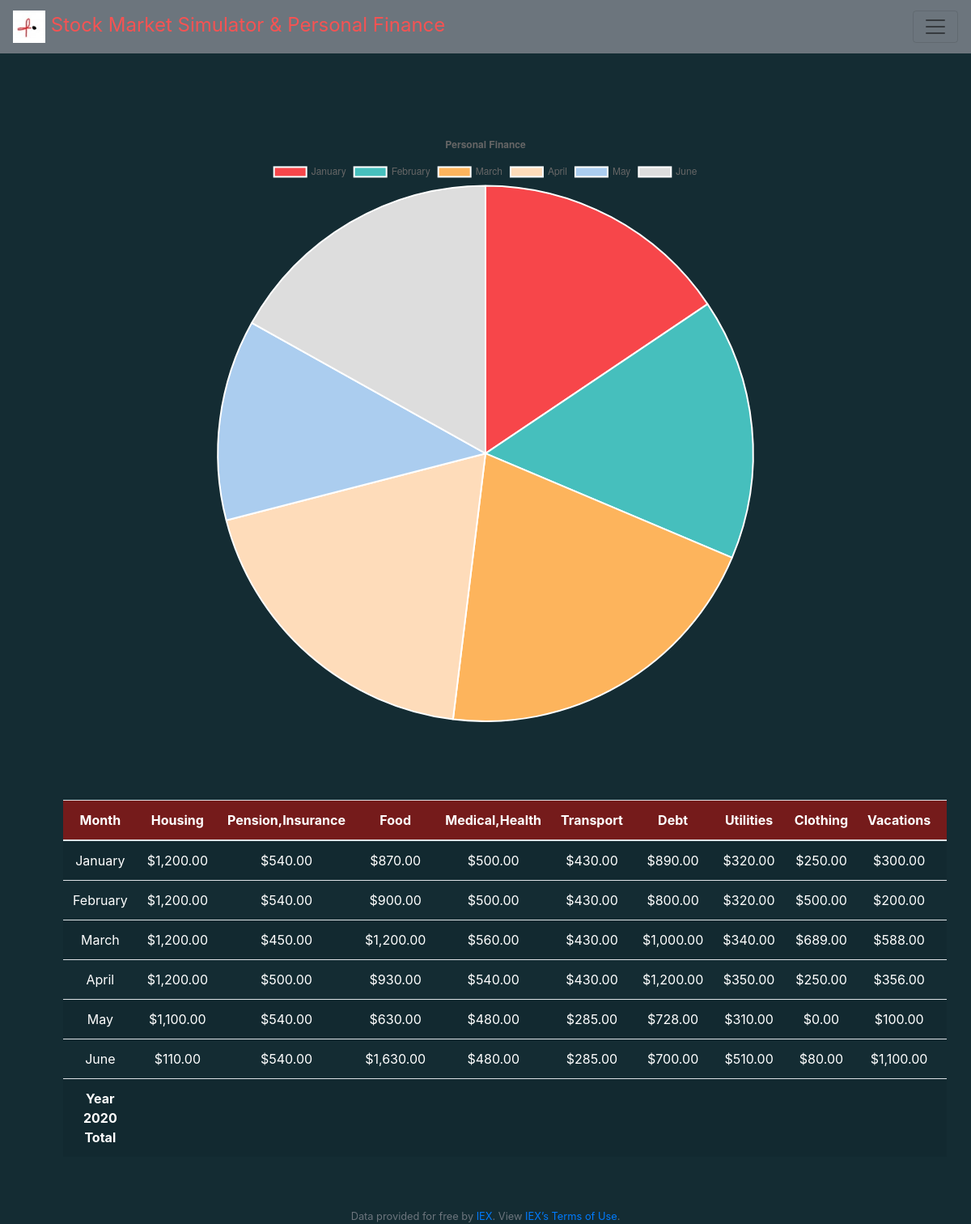
Page /actual (signed in) on the committed database.
### tables this page shows
CREATE TABLE 'payments' ('id' INTEGER PRIMARY KEY AUTOINCREMENT NOT NULL, 'userId' INTEGER NOT NULL, 'month' TEXT NOT NULL, 'housing' NUMERIC NOT NULL, 'pensionIns' NUMERIC NOT NULL, 'food' NUMERIC NOT NULL, 'health' NUMERIC NOT NULL, 'transport' NUMERIC NOT NULL, 'debt' NUMERIC NOT NULL, 'utilities' NUMERIC NOT NULL, 'clothing' NUMERIC NOT NULL, 'vacation' NUMERIC NOT NULL, 'unexpected' NUMERIC NOT NULL, 'total' NUMERIC NOT NULL);

### application.py (the view)
@app.route("/actual", methods=["GET", "POST"])
@login_required
def actual():
    userId = session["user_id"]
    allspendings = db.execute("SELECT userId, month, housing, pensionIns, food, health, transport, debt, utilities, clothing, vacation, unexpected, total FROM payments WHERE userId = :userId",
                                userId=userId)
    spendingsList = []
    totalSum = 0
    for payment in allspendings:
        month = payment["month"]
        housing = payment["housing"]
        pensionIns = payment["pensionIns"]
        food = payment["food"]
        health = payment["health"]
        transport = payment["transport"]
        debt = payment["debt"]
        utilities = payment["utilities"]
        clothing = payment["clothing"]
        vacation = payment["vacation"]
        unexpected = payment["unexpected"]
        total = housing + pensionIns + food + health + transport + debt + utilities + clothing + vacation + unexpected
        totalSum += total
        spendingsList.append({"userId": userId, "month": month, "housing": housing, "pensionIns": pensionIns, "food": food, "health": health, "transport": transport, "debt": debt, "utilities": utilities, "clothing": clothing, "vacation": vacation, "unexpected": unexpected, "total": total})
    grandtotal = totalSum
    paymentsList = []
    for i in spendingsList:
        dataObject = {
        "month": i["month"],
        "housing": i["housing"],
        "total": i["total"]
        }
        paymentsList.append(dataObject)
    labels = [dataObject["month"] for dataObject in paymentsList]
    values = [dataObject["total"] for dataObject in paymentsList]
    housing = [dataObject["housing"] for dataObject in paymentsList]
    colors = [ "#F7464A", "#46BFBD", "#FDB45C", "#FEDCBA","#ABCDEF", "#DDDDDD", "#ABCABC", "#CAABB9", "#46F7F3", "#EFCDAB", "#ABEFBE", ]
    return render_template("actual.html", spendingsList=spendingsList, grandtotal=grandtotal, labels=labels, values=values, colors=colors, housing=housing)

### application.py (called while the page is built)
@app.after_request
def after_request(response):
    response.headers["Cache-Control"] = "no-cache, no-store, must-revalidate"
    response.headers["Expires"] = 0
    response.headers["Pragma"] = "no-cache"
    return response

### helpers.py (called while the page is built)
def login_required(f):
    @wraps(f)
    def decorated_function(*args, **kwargs):
        if session.get("user_id") is None:
            return redirect("/login")
        return f(*args, **kwargs)
    return decorated_function

def usd(value):
    return f"${value:,.2f}"

### templates/actual.html (shortened to what this page needs)
{% extends "layout.html" %}
{% block main %}
<br><br>
<canvas id="pie-chart" width="100" height="70"></canvas>
<br><br>
<script>
        new Chart(document.getElementById("pie-chart"), {
         type: 'pie',
          data: {
            labels: {{labels | tojson}},
            datasets: [{
              label: "Actual Payments",
              backgroundColor: {{colors | tojson}},
            data: {{values | tojson}}
            }]
          },
          options: {
            title: {
              display: true,
              text: 'Personal Finance'
            }
          }
        });
</script>
<br><br>
<table class="table table-striped" id="actualPay">
    <thead class="actualheader">
        <tr>
            <th>Month</th>
            <th>Housing</th>
            <th>Pension,Insurance</th>
            <th>Food</th>
            <th>Medical,Health</th>
             <th>Transport</th>
            <th>Debt</th>
            <th>Utilities</th>
            <th>Clothing</th>
            <th>Vacations</th>
            <th>Unexpected</th>
        </tr>
    </thead>
    <tbody>
        {% for item in spendingsList %}
            {% if item.housing == 0 %}
            {% else %}
        <tr>
            <td>{{ item.month }}</td>
            <td>{{ item.housing|usd }}</td>
            <td>{{ item.pensionIns|usd }}</td>
            <td>{{ item.food|usd }}</td>
             <td>{{ item.health|usd }}</td>
            <td>{{ item.transport|usd }}</td>
            <td>{{ item.debt|usd }}</td>
            <td>{{ item.utilities|usd }}</td>
             <td>{{ item.clothing|usd }}</td>
            <td>{{ item.vacation|usd }}</td>
            <td>{{ item.unexpected|usd }}</td>
        </tr>
        {% endif %}
        {% endfor %}
        <tr>
            <td><b>Year 2020 Total</b></td>
            <td colspan="10"></td>
        </tr>
    </tbody>
</table>
{% endblock %}

### templates/layout.html (shortened to what this page needs)
<!DOCTYPE html>
<html lang="en">
    <head>
        <link href="https://maxcdn.bootstrapcdn.com/bootstrap/4.1.3/css/bootstrap.min.css" rel="stylesheet">
        <link href="/static/styles.css" rel="stylesheet">
<link href="https://maxcdn.bootstrapcdn.com/font-awesome/4.7.0/css/font-awesome.min.css" rel="stylesheet">
    </head>
    <body class="dark-theme">
<nav class="navbar navbar-light bg-secondary">
  <a class="navbar-brand" href="#">
     <div class="txtsize">
    <img src="static/phi.jpg" alt="Webs Logo" width="40" height="40" class="d-inline-block align-top">
    </div>
  </a>
            <button aria-controls="navbar" aria-expanded="false" aria-label="Toggle navigation" class="navbar-toggler" data-target="#navbar" data-toggle="collapse" type="button">
                <span class="navbar-toggler-icon"></span>
            </button>
        </nav>
        <main class="container p-5">
            {% block main %}{% endblock %}
        </main>
        <footer class="small text-center text-muted">
            Data provided for free by <a href="https://iextrading.com/developer">IEX</a>. View <a href="https://iextrading.com/api-exhibit-a/">IEX’s Terms of Use</a>.
        </footer>
    </body>
</html>

### static/styles.css (style rules this page uses)
nav .navbar-brand { font-size: xx-large; }
main { overflow-x: auto; text-align: center; }
.dark-theme { background-color: rgb(20, 44, 51); color: white; }
.txtsize { font-size: 24px; color: rgb(245, 83, 83); }
* { box-sizing: border-box; }
.actualheader { background-color: RGB(117, 27, 27) }

### rows in the picture
payments: month "January", housing "$1,200.00", pensionIns "$540.00", food "$870.00", health "$500.00", transport "$430.00", debt "$890.00", utilities "$320.00", clothing "$250.00", vacation "$300.00"
payments: month "February", housing "$1,200.00", pensionIns "$540.00", food "$900.00", health "$500.00", transport "$430.00", debt "$800.00", utilities "$320.00", clothing "$500.00", vacation "$200.00"
payments: month "March", housing "$1,200.00", pensionIns "$450.00", food "$1,200.00", health "$560.00", transport "$430.00", debt "$1,000.00", utilities "$340.00", clothing "$689.00", vacation "$588.00"
payments: month "April", housing "$1,200.00", pensionIns "$500.00", food "$930.00", health "$540.00", transport "$430.00", debt "$1,200.00", utilities "$350.00", clothing "$250.00", vacation "$356.00"
payments: month "May", housing "$1,100.00", pensionIns "$540.00", food "$630.00", health "$480.00", transport "$285.00", debt "$728.00", utilities "$310.00", clothing "$0.00", vacation "$100.00"
payments: month "June", housing "$110.00", pensionIns "$540.00", food "$1,630.00", health "$480.00", transport "$285.00", debt "$700.00", utilities "$510.00", clothing "$80.00", vacation "$1,100.00"

### other values in the picture
chart data {{ labels | tojson }} ["January", "February", "March", "April", "May", "June"]
chart data {{ values | tojson }} [5418, 5490, 7157, 6626, 4217, 5875]
